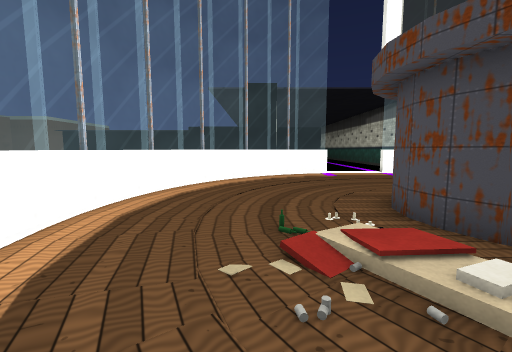
view 1 (above)

16 first-person views from a walk through a 3-D level made in the Unity game engine. The camera is 1.2 m above the floor, tilts 6° down and sees 90° across. Doors are open. The floor is counted in squares, 1 m on a side. Each view is taken from the middle of a square. On the plan, view 1 faces up. The plan holds only what a view shows up to about 12 squares ahead; the rest is blank. The place goes on beyond the plan. The player is left out. Some animated figures are not drawn.

view 2
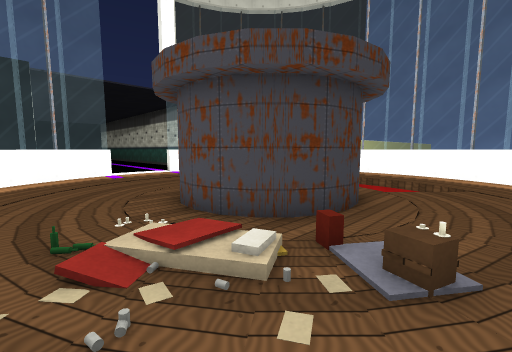

view 3
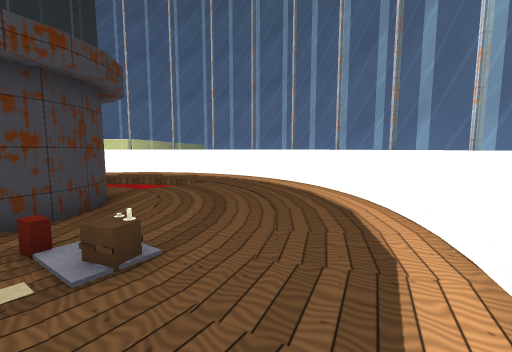

view 4
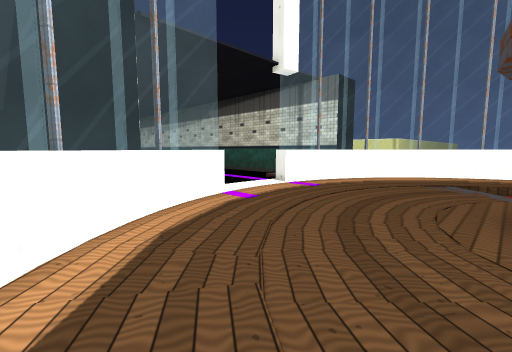

view 5
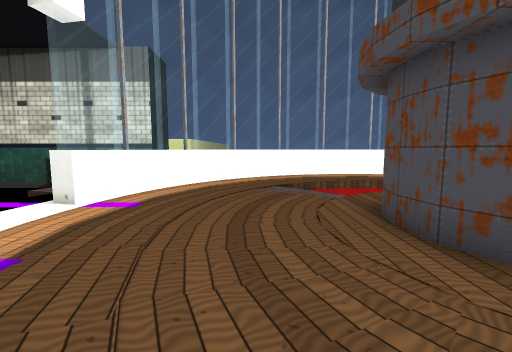

view 6
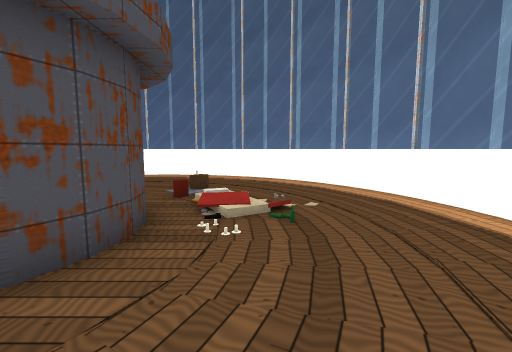

view 7
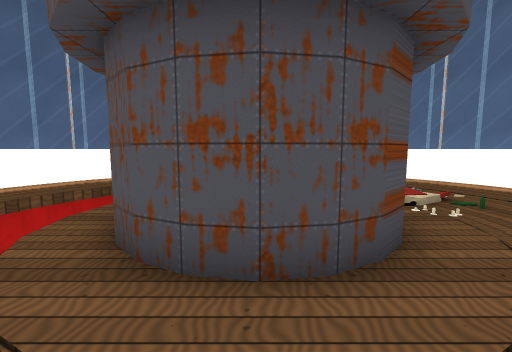

view 8
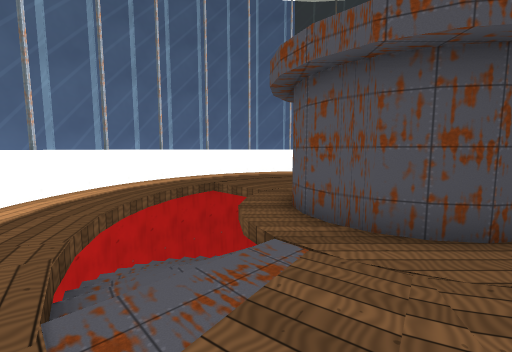

view 9
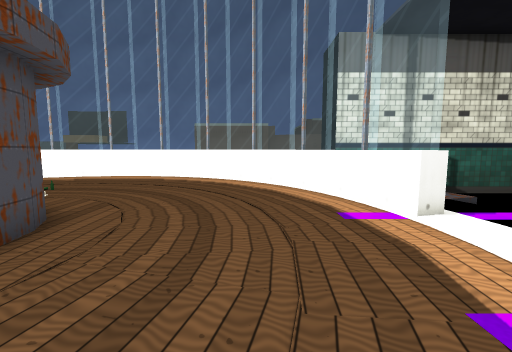

view 10
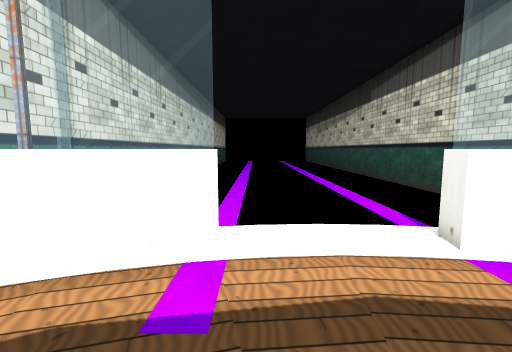

view 11
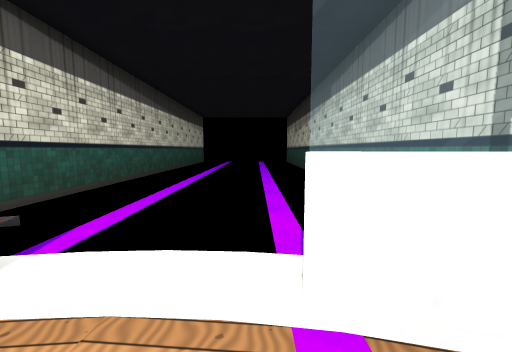

view 12
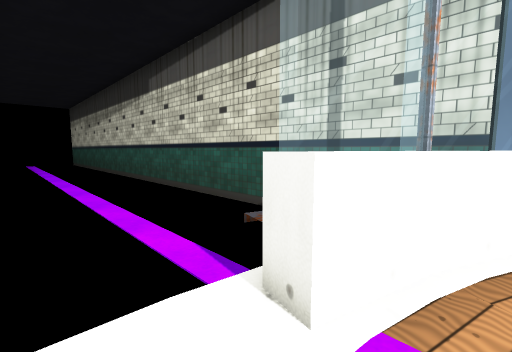

view 13
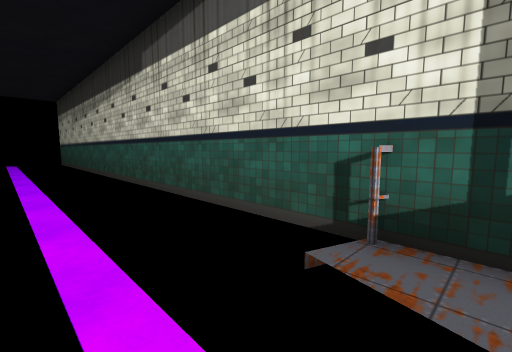

view 14
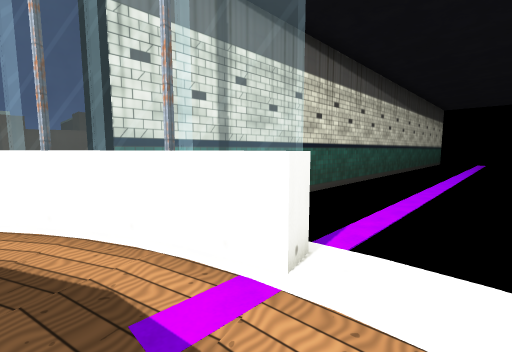

view 15
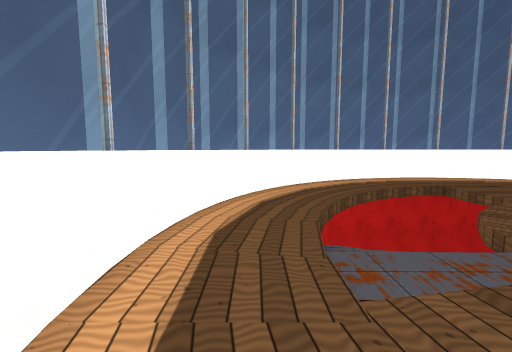

view 16
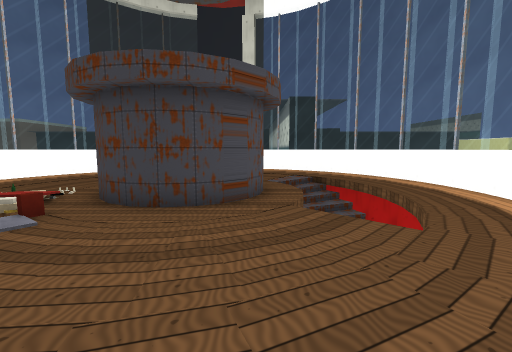

### Floor plan
Key: @ floor where view 1 was taken; # wall or solid block; . main floor; - floor 0.25 m lower than the main floor; / step, stairs or slope; D open door; = window, fence, low wall or low ledge.
Columns run from 4 left of view 1 to 14 right of it. Each row starts with its distance up from view 1.
 28              #
 27           /- #
 26           /- #
 25           /- #
 24      # /- /- #
 23      # /- /- #
 22      # /- /- #
 21      # /- /- #
 20      # /- /- #
 19      # /- /- #
 18      # /- /- #
 17      # /- /- #
 16      # /- /- #
 15      #//- /-/#
 14     ## ////-/#
 13    ###==DDD==##
 12    ##==.....==##
 11    #=.........=#
 10  ###...........###
  9  #=.............=#
  8  =...........//..=
  7 #=......###.//#..=#
  6 #=.....#####/// .=#
  5 #=.....#   ## //.=#
  4 #=.....#   ## / .=#
  3 #=...//#####  /..=#
  2 #=...///###./ /..=#
  1  =...../...../...=
  0  #=.@...........=#
 -1  ###...........##
 -2    #=.........=#
 -3    ##==.....==##
 -4      ##=====##

Positions as (right, up) in squares from view 1, and headings:
1: (0, 0), facing up
2: (0, 0), facing up-right
3: (0, -1), facing right
4: (-1, 7), facing up-right
5: (1, 9), facing right
6: (1, 8), facing down
7: (5, 9), facing down
8: (8, 10), facing down
9: (8, 10), facing left
10: (4, 10), facing up
11: (6, 11), facing up
12: (5, 12), facing up-right
13: (6, 14), facing up-right
14: (5, 11), facing up-left
15: (8, 11), facing down-right
16: (7, -3), facing up
